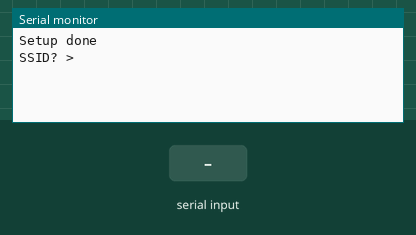
Bench run of a sketch on a simulated ESP8266 (NodeMCU). Parts: the last lines printed to the serial monitor. The test bench sets the inputs (shaded band). WiFi joins after 1.5 s; servers stay silent unless stated; a WiFi scan finds three made-up networks.

Above: at 2.8 s.
2.9 s: "1\n" received over Serial
At 5.5 s:
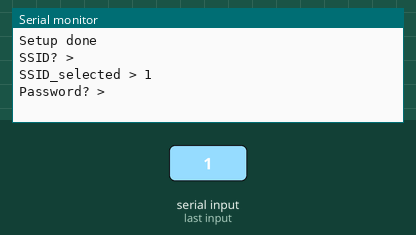
5.9 s: "0\n" received over Serial
At 10.7 s:
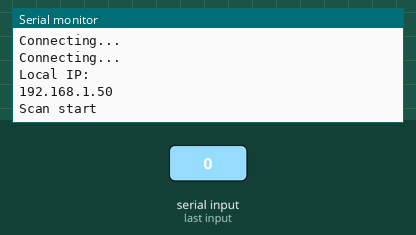
Timing chart, 0 to 12.2 s (numbered marks = the images above; inputs shaded):
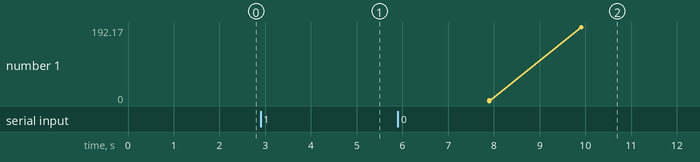

The sketch:

p2.ino
```cpp
#include "ESP8266WiFi.h"

String incomingData;
boolean TransmissioCompleta = false;

/*
  Com no ens funciona rebre les dades i pasar-les amb el strToChar
  hem de posar el ssid i la contrasenya a aquestes variables
*/
char *c_ssid = "ssid";
char *c_pwd = "password";

void setup() {
  // put your setup code here, to run once:
  Serial.begin(9600);
  WiFi.mode(WIFI_STA);
  WiFi.disconnect();
  delay(2000);
  Serial.println("Setup done");

  wifiNetworkSelection();

}

void connectToWiFi(String ssid, String pwd){
    Serial.println("connectToWiFi");

    if (WiFi.status() != WL_CONNECTED){
      int contador = 0;

      strTochar(ssid, c_ssid);
      strTochar(pwd, c_pwd);
      Serial.println("begin");
      WiFi.begin(c_ssid, c_pwd);

      while (WiFi.status() != WL_CONNECTED){
        delay(1000);
        Serial.println("Connecting...");
        contador++;
        if(contador ==10){
          break;
        }
      }
      Serial.println("Local IP:");
      Serial.println(WiFi.localIP());
    }

}

void wifiNetworkSelection(void){
    String ssid, password;
    if(WiFi.status() != WL_CONNECTED){
        Serial.println("SSID? >");
        while(!Serial.available());
        ssid = Serial.readString();
        Serial.print("SSID_selected > ");
        Serial.println(ssid);
        delay(1000);
        Serial.print("Password? > ");
        while(!Serial.available());
        password = Serial.readString();
        Serial.print("PWD > ");
        Serial.println(password);
        delay(1000);
        connectToWiFi(ssid, password);
    }
}


void strTochar(String txt, char* c){
  if(WiFi.status() != WL_CONNECTED){
    int len = txt.length();
    Serial.println(len);
    Serial.println("*************");
    c = (char*)malloc(len);
    for(int i = 0; i<len; i++){
      c[i] = txt[i];
      Serial.print(c[i]);
      }
    }
  }


void loop() {
  // put your main code here, to run repeatedly:
  Serial.println("Scan start");
  int n = WiFi.scanNetworks();
  if(n==0)
    Serial.println("no networks found");
  else{
    for(int i=0; i<n; i++){
      Serial.print(i+1);
      Serial.print(WiFi.SSID(i));
      Serial.print("(");
      Serial.print(WiFi.RSSI(i));
      Serial.print(")");
      Serial.println((WiFi.encryptionType(i) == ENC_TYPE_NONE)?" ":"*");

      delay(30);
    }
    //wifiNetworkSelection();

  }
  Serial.println("*********************************");
  delay(5000);
}
```

Measured:
- after the input at 2.9 s, the serial monitor: prints a new line after 1.0 s (image 1)
- after the input at 5.9 s, the serial monitor: prints a new line after 1.0 s (image 2)
